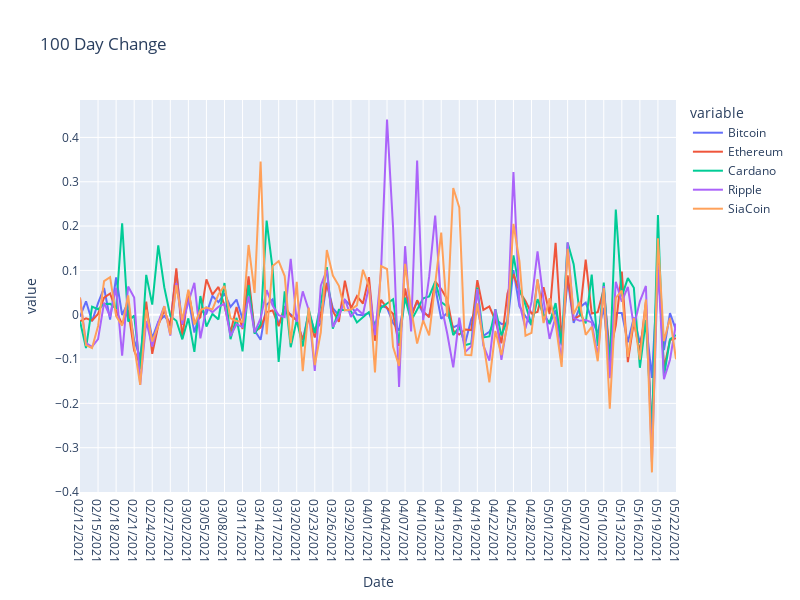

Write notebook code for a chart like this one.
### Code cell
daily_change = prices_df.pct_change().dropna()

fig = px.line(daily_change, title="100 Day Change", width=800, height=600)
fig.show()
